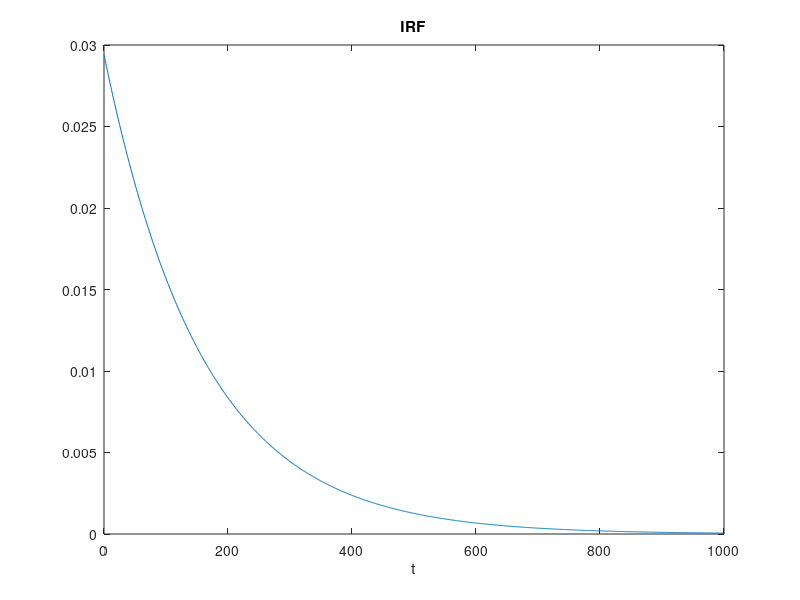

Write MATLAB code to recreate this figure.
clc
clear all

%% Parametos
A0      = 2
gammaA  = 0.9
rho     = 0.1
T       = 50
mu      = 0
sigma   = 1
epsilon = normrnd(mu,sigma,T,1)
z       = NaN(T,1)
z(1,1)  = 0
A       = NaN(T,1)

%% Primer Grafico
for i=2:T
    z(i,1) = rho*z(i-1,1)+epsilon(i,1)
end 


for i=1:T
    A(i,1) = A0*(1+gammaA)^(i)*exp(z(i,1))
end


t = NaN(T,1)
for i=1:T
    t(i,1) = i
end 

plot(t,A), xlabel({'t'}), title({'Proceso de Productividad'}), ylabel({'A_t'}) 





%% Grafico 2
clc
clear all

% Parametos
A0      = 2
gammaA  = 0
rho     = 0
T       = 500
mu      = 0
sigma   = 1
epsilon = normrnd(mu,sigma,T,1)
z       = NaN(T,1)
z(1,1)  = 0
A       = NaN(T,1)


for i=2:T
    z(i,1) = rho*z(i-1,1)+epsilon(i,1)
end 


for i=1:T
    A(i,1) = A0*(1+gammaA)^(i)*exp(z(i,1))
end

t = NaN(T,1)
for i=1:T
    t(i,1) = i
end 

plot(t,A), xlabel({'t'}), title({'Proceso de Productividad'}), ylabel({'A_t'}) 




%% IRF del modelo 

clc
clear all
% parametos
delta   =  0.01;
Sigma   =  0.2;
n       =  0.02;
A_0     =  1;
T       =  1000;          
theta   =  0.36;

Omega   = (delta+n)/(1+n);
phi     = (1+theta*n+delta*(1-theta))/(1+n);


IRF = NaN(T,1)
t   = NaN(T,1)

for i=1:T
    IRF(i,1) = phi^(i-1)*Omega
    t(i,1)   = i-1
end 

plot(t,IRF), xlabel({'t'}), title({'IRF'}) 





